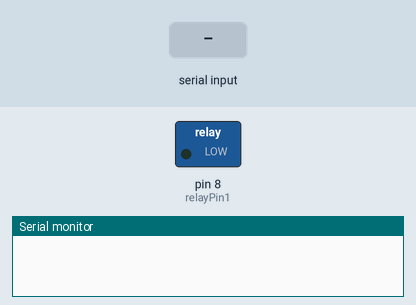
This sketch was run on a simulated Arduino Uno, built with avr-gcc and run on an emulated ATmega328P. Parts: switched loads named in the sketch (green lamp = pin HIGH), the last lines printed to the serial monitor. The inputs (shaded band) are chosen by the test bench.

Above: at 1.2 s.
1.3 s: "1" received over Serial
At 2.1 s:
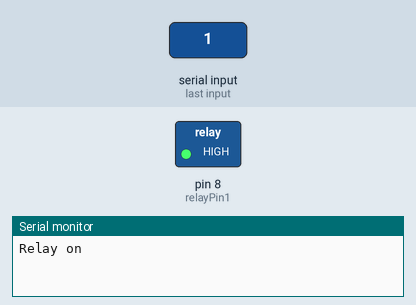
2.8 s: "0" received over Serial
At 3.4 s:
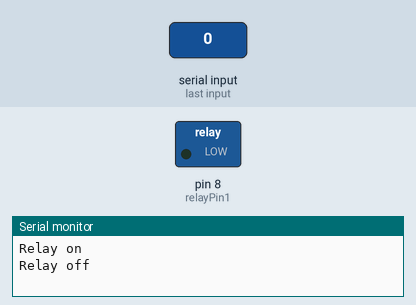
Timing chart, 0 to 5.8 s (numbered marks = the images above; inputs shaded):
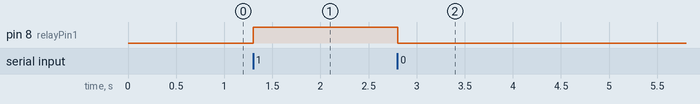

The sketch:

sketch_aug3a.ino
```cpp
const int relayPin1 = 8;

void setup() {
  pinMode(relayPin1, OUTPUT);

  Serial.begin(9600);
}

void loop() {
  if (Serial.available()) {
    char ch = Serial.read();
    if (ch == '0') {
      Serial.println("Relay off");
      digitalWrite(relayPin1, LOW);
    } else if (ch == '1') {
      Serial.println("Relay on");
      digitalWrite(relayPin1, HIGH);
    }
  }

  delay(10);
}
```

Measured:
- after the input at 1.3 s, pin 8 (relayPin1): LOW → HIGH at once
- after the input at 2.8 s, pin 8 (relayPin1): HIGH → LOW at once
